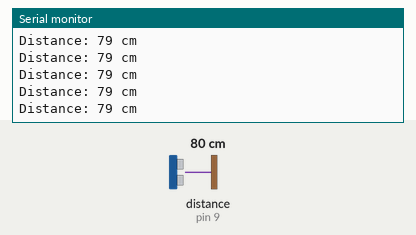
Recording of a sketch running on a simulated Arduino Uno, built with avr-gcc and run on an emulated ATmega328P. Shown: the last lines printed to the serial monitor. Wiring (inferred from the names in the program): ultrasonic range finder: trigger pin 10; echo pin 9. The inputs (shaded band) are chosen by the test bench; at power-on: distance to the obstacle (sensor on pin 9) 80 cm. The echo pulse lasts 58.3 µs per cm.

Above: at 1.2 s.
1.3 s: distance to the obstacle (sensor on pin 9) set to 2 cm
At 2.2 s:
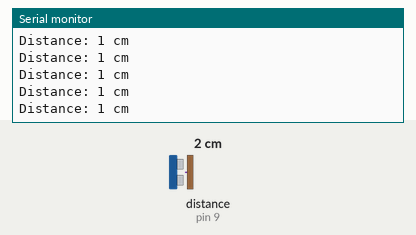
4.3 s: distance to the obstacle (sensor on pin 9) set to 35 cm
At 4.9 s:
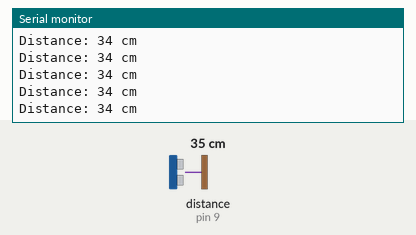
7.3 s: distance to the obstacle (sensor on pin 9) set to 4 cm
At 7.9 s:
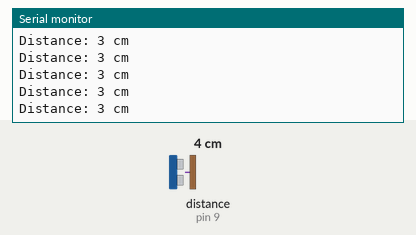
10.3 s: distance to the obstacle (sensor on pin 9) set to 60 cm
At 11.3 s:
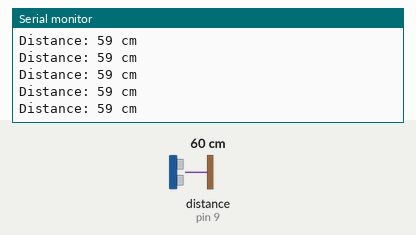
13.3 s: distance to the obstacle (sensor on pin 9) set to 120 cm
At 14.0 s:
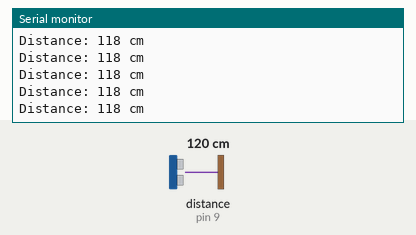
16.3 s: distance to the obstacle (sensor on pin 9) set to 18 cm
At 17.2 s:
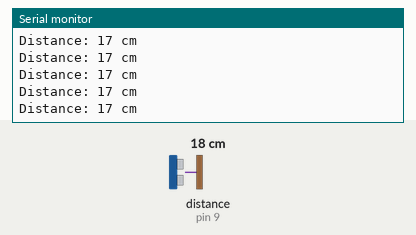
Timing chart, 0 to 19.3 s (numbered marks = the images above; inputs shaded):
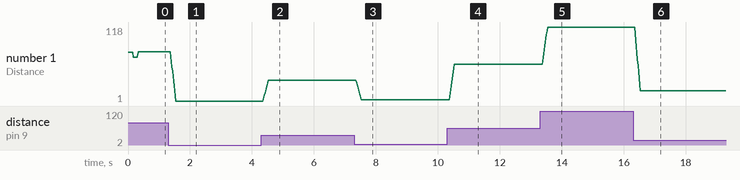

The sketch:

ultrasonic_sensor.ino
```cpp
// Ultrasonic Sensor testing code. Written by a 13 year old.
// ---------------------------------------------------------------- //
// Arduino Ultrasoninc Sensor HC-SR04
// Re-writed by Arbi Abdul Jabbaar
// Using Arduino IDE 1.8.7
// Using HC-SR04 Module
// Tested on 17 September 2019
// ---------------------------------------------------------------- //

#define echoPin 9 // attach pin D2 Arduino to pin Echo of HC-SR04
#define trigPin 10 //attach pin D3 Arduino to pin Trig of HC-SR04

// defines variables
long duration, distance_average; // variable for the duration of sound wave travel
int distance; // variable for the distance measurement
int distance_array[10] = {0, 0, 0, 0, 0, 0, 0, 0, 0, 0};
int counter;

void setup() {
  pinMode(trigPin, OUTPUT); // Sets the trigPin as an OUTPUT
  pinMode(echoPin, INPUT); // Sets the echoPin as an INPUT
  Serial.begin(9600); // // Serial Communication is starting with 9600 of baudrate speed
  counter = 0;
}
void loop() {
  // Clears the trigPin condition
  digitalWrite(trigPin, LOW);
  delayMicroseconds(2);
  // Sets the trigPin HIGH (ACTIVE) for 10 microseconds
  digitalWrite(trigPin, HIGH);
  delayMicroseconds(10);
  digitalWrite(trigPin, LOW);
  // Reads the echoPin, returns the sound wave travel time in microseconds
  duration = pulseIn(echoPin, HIGH);

  // Calculating the distance
  distance = duration * 0.034 / 2; // Speed of sound wave divided by 2 (go and back)
  if (counter < 9) {
    distance_array[counter] = distance;
    counter +=1;
    // Displays the distance on the Serial Monitor
  Serial.print("Distance: ");
  Serial.print(distance);
  Serial.println(" cm");
  } else {

      for (int i = 0; i <= 8; i++){
        distance_array[i] = distance_array[i+1];
      }
      distance_array[9] = distance;
      distance_average = 0;
      for (int i = 0; i <=9; i++){
        distance_average += distance_array[i];
      }
      distance_average = distance_average/10;

      // Displays the distance on the Serial Monitor
      Serial.print("Distance: ");
      Serial.print(distance_average);
      Serial.println(" cm");
  }
}
```

Measured:
- after the input at 1.3 s, the serial monitor: prints a new line after 0.10 s (image 1)
- after the input at 4.3 s, the serial monitor: prints a new line after 0.07 s (image 2)
- after the input at 7.3 s, the serial monitor: prints a new line after 0.13 s (image 3)
- after the input at 10.3 s, the serial monitor: prints a new line after 0.08 s (image 4)
- after the input at 13.3 s, the serial monitor: prints a new line after 0.08 s (image 5)
- after the input at 16.3 s, the serial monitor: prints a new line after 0.07 s (image 6)
- plotted number 1: 79 → 1 after the input at 1.3 s, 1 → 34 after the input at 4.3 s, 34 → 3 after the input at 7.3 s, 3 → 59 after the input at 10.3 s, 59 → 118 after the input at 13.3 s
